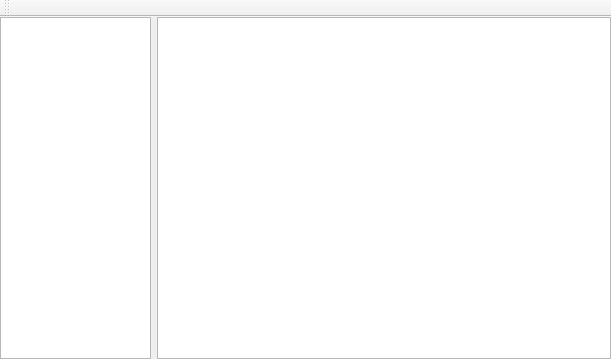
<?xml version="1.0" encoding="UTF-8"?>
<ui version="4.0">
 <class>MainWindow</class>
 <widget class="QMainWindow" name="MainWindow">
  <property name="geometry">
   <rect>
    <x>0</x>
    <y>0</y>
    <width>611</width>
    <height>359</height>
   </rect>
  </property>
  <property name="windowTitle">
   <string>Dictionary</string>
  </property>
  <widget class="QWidget" name="centralWidget">
   <layout class="QHBoxLayout" name="horizontalLayout" stretch="2,6">
    <property name="leftMargin">
     <number>0</number>
    </property>
    <property name="topMargin">
     <number>0</number>
    </property>
    <property name="rightMargin">
     <number>0</number>
    </property>
    <property name="bottomMargin">
     <number>0</number>
    </property>
    <item>
     <widget class="QListWidget" name="autocompletion_list">
      <property name="styleSheet">
       <string notr="true">color: black;
</string>
      </property>
      <property name="lineWidth">
       <number>1</number>
      </property>
      <property name="spacing">
       <number>0</number>
      </property>
      <property name="viewMode">
       <enum>QListView::ListMode</enum>
      </property>
     </widget>
    </item>
    <item>
     <widget class="QTextBrowser" name="browser"/>
    </item>
   </layout>
  </widget>
  <widget class="QToolBar" name="toolBar">
   <property name="windowTitle">
    <string>toolBar</string>
   </property>
   <attribute name="toolBarArea">
    <enum>TopToolBarArea</enum>
   </attribute>
   <attribute name="toolBarBreak">
    <bool>false</bool>
   </attribute>
  </widget>
 </widget>
 <layoutdefault spacing="6" margin="11"/>
 <resources/>
 <connections/>
</ui>
